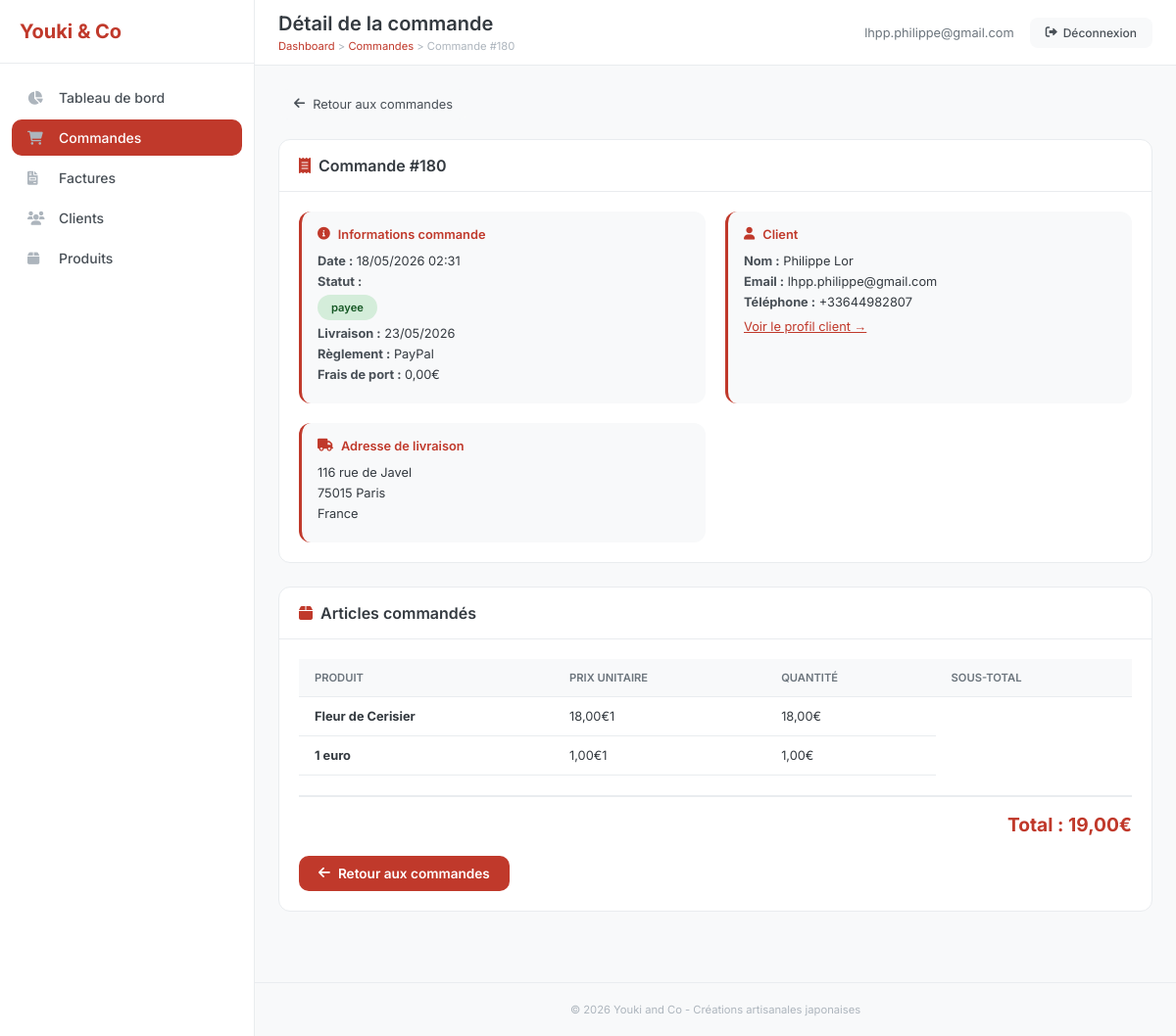
The page /admin_commande_detail.php?id=180 (signed in) on the database its author committed.
### tables this page shows
CREATE TABLE `Commande` (
  `idCommande` bigint NOT NULL,
  `idClient` bigint NOT NULL,
  `idAdresseLivraison` bigint NOT NULL,
  `idAdresseFacturation` bigint DEFAULT NULL,
  `dateCommande` datetime NOT NULL,
  `modeReglement` varchar(200) NOT NULL DEFAULT 'CB',
  `delaiLivraison` date NOT NULL,
  `fraisDePort` double NOT NULL,
  `montantTotal` double NOT NULL,
  `statut` varchar(20) NOT NULL DEFAULT 'en_attente',
  `statut_paiement` enum('en_attente','payee','echec','annulee','rembourse') DEFAULT 'en_attente',
  `idPaiement` int DEFAULT NULL
);

CREATE TABLE `Client` (
  `idClient` bigint NOT NULL,
  `email` varchar(50) NOT NULL,
  `motDePasse` varchar(1000) DEFAULT NULL,
  `nom` varchar(50) NOT NULL,
  `prenom` varchar(50) NOT NULL,
  `telephone` varchar(20) DEFAULT NULL,
  `email_confirme` tinyint(1) DEFAULT '0',
  `token_confirmation` varchar(64) DEFAULT NULL,
  `token_expires` datetime DEFAULT NULL,
  `type` enum('temporaire','permanent') DEFAULT 'temporaire',
  `date_creation` datetime DEFAULT CURRENT_TIMESTAMP,
  `session_id` varchar(128) DEFAULT NULL
);

CREATE TABLE `Adresse` (
  `idAdresse` bigint NOT NULL,
  `idClient` bigint NOT NULL,
  `nom` varchar(50) NOT NULL,
  `prenom` varchar(50) NOT NULL,
  `adresse` varchar(50) NOT NULL,
  `codePostal` varchar(50) NOT NULL,
  `ville` varchar(50) NOT NULL,
  `pays` varchar(50) NOT NULL,
  `telephone` varchar(50) DEFAULT NULL,
  `instructions` varchar(255) DEFAULT NULL,
  `societe` varchar(50) DEFAULT NULL,
  `type` varchar(20) DEFAULT 'livraison',
  `dateCreation` datetime DEFAULT CURRENT_TIMESTAMP
);

CREATE TABLE `LigneCommande` (
  `idLigneCommande` bigint NOT NULL,
  `idCommande` bigint NOT NULL,
  `idOrigami` bigint NOT NULL,
  `quantite` int NOT NULL,
  `prixUnitaire` double NOT NULL
);

CREATE TABLE `Origami` (
  `idOrigami` bigint NOT NULL,
  `nom` varchar(50) NOT NULL,
  `description` varchar(300) NOT NULL,
  `photo` varchar(300) NOT NULL,
  `prixHorsTaxe` double NOT NULL,
  `date_modification` datetime DEFAULT NULL,
  `niveau_difficulte` varchar(50) DEFAULT NULL,
  `visible` tinyint(1) DEFAULT '1'
);

### admin_commande_detail.php (the view, shortened to what this page needs)
<?php
require_once 'config.php';
$idCommande = $_GET['id'];
try {
    $pdo = new PDO("mysql:host=$host;dbname=$dbname;charset=utf8", $username, $password);
    $pdo->setAttribute(PDO::ATTR_ERRMODE, PDO::ERRMODE_EXCEPTION);
    $stmt = $pdo->prepare("
        SELECT c.*, cl.nom, cl.prenom, cl.email,
               a.adresse, a.codePostal, a.ville, a.pays, a.telephone
        FROM Commande c
        JOIN Client cl ON c.idClient = cl.idClient
        JOIN Adresse a ON c.idAdresseLivraison = a.idAdresse
        WHERE c.idCommande = ?
    ");
    $stmt->execute([$idCommande]);
    $commande = $stmt->fetch(PDO::FETCH_ASSOC);
    $stmt = $pdo->prepare("
        SELECT lc.*, o.nom as produit_nom, o.prixHorsTaxe as produit_prix
        FROM LigneCommande lc
        JOIN Origami o ON lc.idOrigami = o.idOrigami
        WHERE lc.idCommande = ?
    ");
    $stmt->execute([$idCommande]);
    $lignesCommande = $stmt->fetchAll(PDO::FETCH_ASSOC);
} catch (PDOException $e) {
    die("Erreur: " . $e->getMessage());
}
?>
<!DOCTYPE html>
<html lang="fr">
<head>
    <link rel="stylesheet" href="https://cdnjs.cloudflare.com/ajax/libs/font-awesome/6.0.0/css/all.min.css">
</head>
<body>
    <div class="app">
        <aside class="sidebar" id="sidebar">
            <div class="sidebar-header">
                <h2>Youki & Co</h2>
            </div>
            <nav class="nav-menu">
                <a href="dashboard.php" class="nav-item"><i class="fas fa-chart-pie"></i> Tableau de bord</a>
                <a href="admin_commandes.php" class="nav-item active"><i class="fas fa-shopping-cart"></i> Commandes</a>
                <a href="admin_factures.php" class="nav-item"><i class="fas fa-file-invoice"></i> Factures</a>
                <a href="admin_clients.php" class="nav-item"><i class="fas fa-users"></i> Clients</a>
                <a href="admin_produits.php" class="nav-item"><i class="fas fa-box"></i> Produits</a>
            </nav>
        </aside>
        <main class="main-content">
            <div class="top-bar">
                <div class="page-title">
                    <h1>Détail de la commande</h1>
                    <div class="breadcrumb">
                        <a href="dashboard.php">Dashboard</a> &gt;
                        <a href="admin_commandes.php">Commandes</a> &gt;
                        Commande #<?= $commande['idCommande'] ?>
                    </div>
                </div>
                <div class="user-info">
                    <span class="user-email"><?= htmlspecialchars($_SESSION['admin_email']) ?></span>
                    <a href="admin_dashboard.php?logout=1" class="btn-logout"><i class="fas fa-sign-out-alt"></i> Déconnexion</a>
                </div>
            </div>
            <div class="content-wrapper">
                <a href="admin_commandes.php" class="btn-back"><i class="fas fa-arrow-left"></i> Retour aux commandes</a>
                <div class="section">
                    <div class="section-header">
                        <h2><i class="fas fa-receipt"></i> Commande #<?= $commande['idCommande'] ?></h2>
                    </div>
                    <div class="section-body">
                        <div class="info-grid">
                            <div class="info-card">
                                <h3><i class="fas fa-info-circle"></i> Informations commande</h3>
                                <p><strong>Date :</strong> <?= date('d/m/Y H:i', strtotime($commande['dateCommande'])) ?></p>
                                <p><strong>Statut :</strong>
                                    <span class="status-badge status-<?= $commande['statut'] ?>" onclick="changerStatut('<?= $commande['statut'] ?>')">
                                        <?= $commande['statut'] ?>
                                    </span>
                                </p>
                                <p><strong>Livraison :</strong> <?= date('d/m/Y', strtotime($commande['delaiLivraison'])) ?></p>
                                <p><strong>Règlement :</strong> <?= htmlspecialchars($commande['modeReglement']) ?></p>
                                <p><strong>Frais de port :</strong> <?= number_format($commande['fraisDePort'], 2, ',', ' ') ?>€</p>
                            </div>
                            <div class="info-card">
                                <h3><i class="fas fa-user"></i> Client</h3>
                                <p><strong>Nom :</strong> <?= htmlspecialchars($commande['prenom'] . ' ' . $commande['nom']) ?></p>
                                <p><strong>Email :</strong> <?= htmlspecialchars($commande['email']) ?></p>
                                <p><strong>Téléphone :</strong> <?= htmlspecialchars($commande['telephone']) ?></p>
                                <p style="margin-top: 10px;"><a href="admin_client_detail.php?id=<?= $commande['idClient'] ?>" style="color: var(--primary);">Voir le profil client →</a></p>
                            </div>
                            <div class="info-card">
                                <h3><i class="fas fa-truck"></i> Adresse de livraison</h3>
                                <p><?= nl2br(htmlspecialchars($commande['adresse'])) ?></p>
                                <p><?= htmlspecialchars($commande['codePostal'] . ' ' . $commande['ville']) ?></p>
                                <p><?= htmlspecialchars($commande['pays']) ?></p>
                            </div>
                        </div>
                    </div>
                </div>
                <div class="section">
                    <div class="section-header">
                        <h2><i class="fas fa-box"></i> Articles commandés</h2>
                    </div>
                    <div class="section-body">
                        <div class="desktop-table table-wrapper">
                            <table>
                                <thead>
                                    <tr><th>Produit</th><th>Prix unitaire</th><th>Quantité</th><th>Sous-total</th></tr>
                                </thead>
                                <tbody>
                                    <?php foreach ($lignesCommande as $ligne): ?>
                                    <tr>
                                        <td><strong><?= htmlspecialchars($ligne['produit_nom']) ?></strong></td>
                                        <td><?= number_format($ligne['prixUnitaire'], 2, ',', ' ') ?>€</                                        <td><?= $ligne['quantite'] ?></td>
                                        <td><?= number_format($ligne['prixUnitaire'] * $ligne['quantite'], 2, ',', ' ') ?>€</td>
                                    </tr>
                                    <?php endforeach; ?>
                                </tbody>
                            </table>
                        </div>
                        <div class="montant-total">
                            Total : <?= number_format($commande['montantTotal'], 2, ',', ' ') ?>€
                        </div>
                        <a href="admin_commandes.php" class="btn-action"><i class="fas fa-arrow-left"></i> Retour aux commandes</a>
                    </div>
                </div>
            </div>
            <div class="footer">
                <p>&copy; <?= date('Y') ?> Youki and Co - Créations artisanales japonaises</p>
            </div>
        </main>
    </div>
</body>
</html>

### admin_commande_detail.php (style rules this page uses)
* { margin: 0; padding: 0; box-sizing: border-box; }
:root { --primary: #c0392b; --primary-dark: #a93226; --gray-100: #f8f9fa; --gray-200: #e9ecef; --gray-300: #dee2e6; --gray-400: #ced4da; --gray-500: #adb5bd; --gray-600: #6c757d; --gray-700: #495057; --gray-800: #343a40; --success: #27ae60; --warning: #f39c12; --danger: #e74c3c; --info: #3498db; --border-radius: 12px; }
body { font-family: 'Inter', sans-serif; background: var(--gray-100); color: var(--gray-800); }
.app { display: flex; min-height: 100vh; }
.sidebar { width: 260px; background: white; border-right: 1px solid var(--gray-200); position: fixed; left: 0; top: 0; bottom: 0; overflow-y: auto; }
.sidebar-header { padding: 20px; border-bottom: 1px solid var(--gray-200); }
.sidebar-header h2 { font-size: 1.25rem; font-weight: 700; color: var(--primary); }
.nav-menu { padding: 16px 12px; }
.nav-item { display: flex; align-items: center; gap: 12px; padding: 10px 16px; color: var(--gray-700); text-decoration: none; border-radius: 10px; margin-bottom: 4px; transition: all 0.2s; font-size: 0.875rem; font-weight: 500; }
.nav-item i { width: 20px; color: var(--gray-500); }
.nav-item.active { background: var(--primary); color: white; }
.main-content { flex: 1; margin-left: 260px; min-height: 100vh; }
.top-bar { background: white; border-bottom: 1px solid var(--gray-200); padding: 12px 24px; display: flex; justify-content: space-between; align-items: center; position: sticky; top: 0; z-index: 40; flex-wrap: wrap; gap: 12px; }
.page-title h1 { font-size: 1.25rem; font-weight: 600; }
.breadcrumb { font-size: 0.7rem; color: var(--gray-500); margin-top: 4px; }
.breadcrumb a { color: var(--primary); text-decoration: none; }
.user-info { display: flex; align-items: center; gap: 16px; }
.user-email { font-size: 0.8rem; color: var(--gray-600); }
.btn-logout { background: var(--gray-100); color: var(--gray-700); padding: 8px 16px; text-decoration: none; border-radius: 8px; font-size: 0.75rem; font-weight: 500; display: inline-flex; align-items: center; gap: 6px; }
.content-wrapper { padding: 24px; }
.btn-back { display: inline-flex; align-items: center; gap: 8px; padding: 8px 16px; background: var(--gray-100); color: var(--gray-700); text-decoration: none; border-radius: 10px; font-size: 0.8rem; margin-bottom: 20px; }
.section { background: white; border-radius: var(--border-radius); border: 1px solid var(--gray-200); margin-bottom: 24px; overflow: hidden; }
.section-header { padding: 16px 20px; border-bottom: 1px solid var(--gray-200); }
.section-header h2 { font-size: 1rem; font-weight: 600; display: flex; align-items: center; gap: 8px; }
.section-header h2 i { color: var(--primary); }
.section-body { padding: 20px; }
.info-grid { display: grid; grid-template-columns: repeat(auto-fit, minmax(280px, 1fr)); gap: 20px; }
.info-card { background: var(--gray-100); padding: 16px; border-radius: 12px; border-left: 3px solid var(--primary); }
.info-card h3 { font-size: 0.8rem; font-weight: 600; color: var(--primary); margin-bottom: 12px; display: flex; align-items: center; gap: 8px; }
.info-card p { font-size: 0.8rem; margin-bottom: 6px; }
.info-card p strong { color: var(--gray-700); }
.status-badge { display: inline-block; padding: 6px 14px; border-radius: 20px; font-size: 0.7rem; font-weight: 600; cursor: pointer; }
.status-payee { background: #d4edda; color: #155724; }
.table-wrapper { overflow-x: auto; }
table { width: 100%; border-collapse: collapse; min-width: 500px; }
th, td { padding: 12px 16px; text-align: left; border-bottom: 1px solid var(--gray-200); }
th { background: var(--gray-100); font-weight: 600; font-size: 0.7rem; text-transform: uppercase; color: var(--gray-600); }
td { font-size: 0.8rem; }
.montant-total { text-align: right; font-size: 1.2rem; font-weight: 700; color: var(--primary); margin-top: 20px; padding-top: 16px; border-top: 2px solid var(--gray-200); }
.btn-action { display: inline-flex; align-items: center; gap: 8px; padding: 10px 20px; background: var(--primary); color: white; text-decoration: none; border-radius: 10px; font-weight: 600; font-size: 0.85rem; margin-top: 20px; }
.footer { text-align: center; padding: 20px; font-size: 0.7rem; color: var(--gray-500); border-top: 1px solid var(--gray-200); margin-top: 24px; }

### rows shown on the page
commande: idCommande "180", dateCommande "18/05/2026 02:31", statut "payee", delaiLivraison "23/05/2026", modeReglement "PayPal", fraisDePort "0,00", idClient.nom "Philippe Lor", idClient.email "lhpp.philippe@gmail.com", idAdresseFacturation.telephone "+33644982807", idAdresseFacturation.adresse "116 rue de Javel", idAdresseFacturation.ville "75015 Paris", idAdresseFacturation.pays "France", montantTotal "19,00"
lignecommande: idOrigami.nom "Fleur de Cerisier", prixUnitaire "18,00", quantite "1", $ligne['prixUnitaire'] * $ligne['quantite'] "18,00"
lignecommande: idOrigami.nom "1 euro", prixUnitaire "1,00", quantite "1", $ligne['prixUnitaire'] * $ligne['quantite'] "1,00"

### other values the page prints
$_SESSION['admin_email'] "lhpp.philippe@gmail.com"
